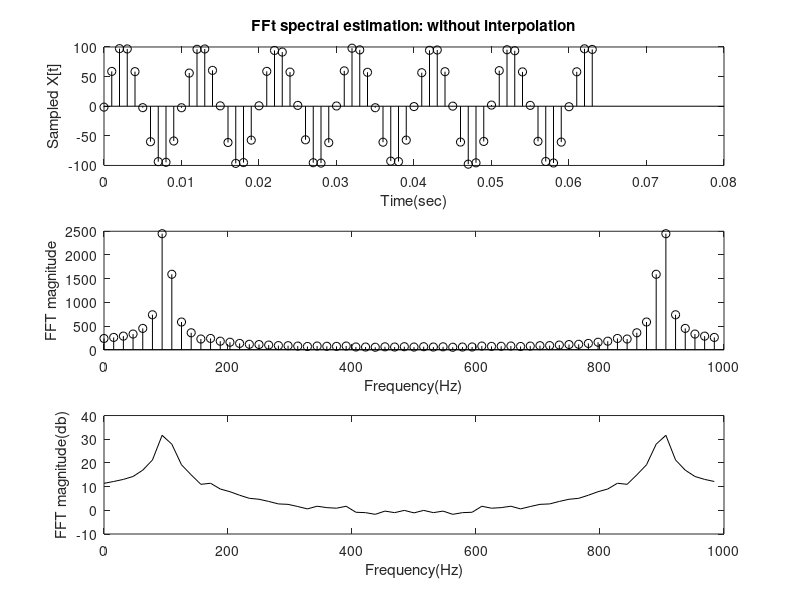
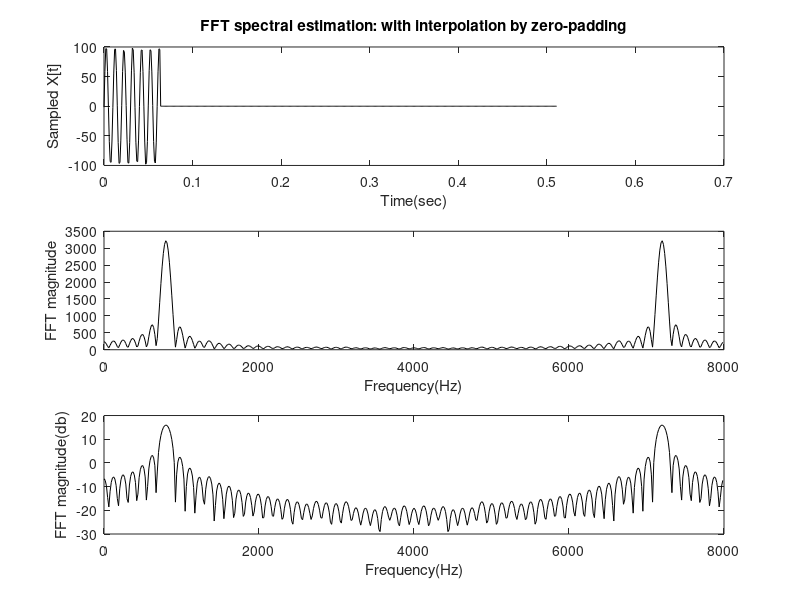
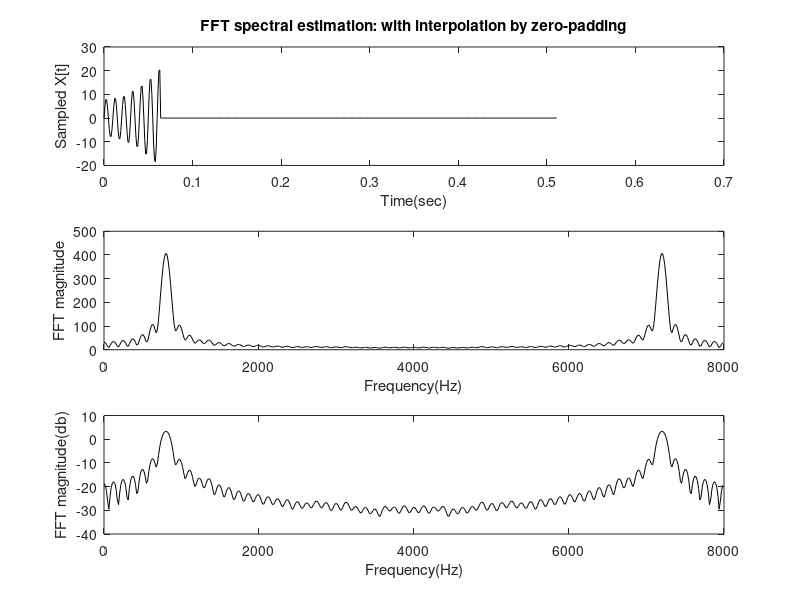
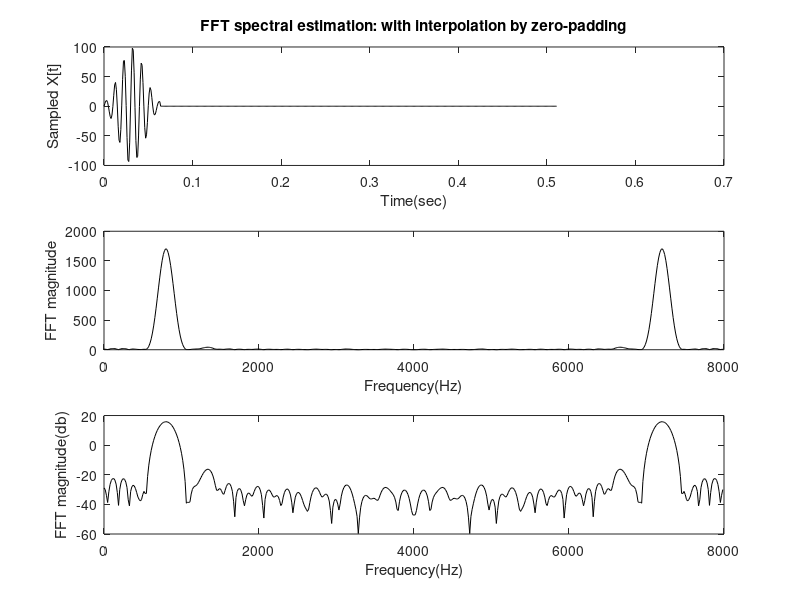

Here is the MATLAB script that generated these plots, in order:
%Sebastian Van der Borght 4meii2 A5

%variabelen
A1 = 100;
f1 = 100;
A2 = 2;
f2 = 164.25;
n = 64;
npad = 512;
zpad = (0:(npad-n-1));
fs = 1000;
ts = 1/fs;
t = (0:(n-1))*ts;
df = (0:(n-1))*fs/n;
tpad = (0:(npad-1))*ts;
dfpad = (0:(npad-1))*fs/n;

%golfvorm in discrete tijdsdomein
xn = (A1*sin(2*pi*f1*t))+(A2*sin(2*pi*f2*t))+ randn(size(t));

%plot van golfvorm in discrete tijdsdomein
figure(1)
subplot(3,1,1)
stem(t, xn, 'k');
title('FFt spectral estimation: without interpolation');
xlabel('Time(sec)'), ylabel('Sampled X[t]')

%plot van golfvorm na fft met boxcar window
subplot(3,1,2)
stem(df, abs(fft(rectwin(n).*xn')), 'k');
xlabel('Frequency(Hz)'), ylabel('FFT magnitude')

%plot van PSD
subplot(3,1,3)
plot(df, 20*log10(abs(fft(rectwin(n).*xn')/sum(rectwin(n)))), 'k');
xlabel('Frequency(Hz)'), ylabel('FFT magnitude(db)')

%golfvorm met zeropadding
xnpad = [xn zeros(size(zpad))];

%plot van zero padded golfvorm
figure(2)
subplot(3,1,1)
plot(tpad, xnpad, 'k');
title('FFT spectral estimation: with interpolation by zero-padding');
xlabel('Time(sec)'), ylabel('Sampled X[t]')

%plot fft van zero padded golfvorm met bocar window
subplot(3,1,2)
plot(dfpad, abs(fft(rectwin(npad).*xnpad')), 'k');
xlabel('Frequency(Hz)'), ylabel('FFT magnitude')

%plot PSD van zero padded golfvorm met boxcar window
subplot(3,1,3)
plot(dfpad, 20*log10(abs(fft(rectwin(npad).*xnpad')/sum(rectwin(npad)))), 'k');
xlabel('Frequency(Hz)'), ylabel('FFT magnitude(db)')

%hamming window op zero padded signaal
windowpad = hamming(npad).*xnpad';

%plot van hamming window op zero padded signaal
figure(3)
subplot(3,1,1)
plot(tpad, windowpad, 'k');
title('FFT spectral estimation: with interpolation by zero-padding');
xlabel('Time(sec)'), ylabel('Sampled X[t]')

%plot van fft op zero padded signaal met hamming window
subplot(3,1,2)
plot(dfpad, abs(fft(windowpad)),'k');
xlabel('Frequency(Hz)'), ylabel('FFT magnitude')

%plot van PSD van zero padded signaal met hamming window
subplot(3,1,3)
plot(dfpad, 20*log10(abs(fft(windowpad)/sum(hamming(npad)))), 'k');
xlabel('Frequency(Hz)'), ylabel('FFT magnitude(db)')

%hamming window op xn
window = hamming(n).*xn';

%golfvorm zero padding na hamming window
xnpad = [window' zeros(size(zpad))];

%plot van hamming window op xn en dan zero padding
figure(4)
subplot(3,1,1)
plot(tpad, xnpad, 'k');
title('FFT spectral estimation: with interpolation by zero-padding');
xlabel('Time(sec)'), ylabel('Sampled X[t]')

%plot fft van xn met hamming window en dan zero padding
subplot(3,1,2)
plot(dfpad, abs(fft(xnpad)),'k');
xlabel('Frequency(Hz)'), ylabel('FFT magnitude')

%plot PSD van xn met hamming window en dan zero padding
subplot(3,1,3)
plot(dfpad, 20*log10(abs(fft(xnpad)/sum(hamming(npad)))), 'k');
xlabel('Frequency(Hz)'), ylabel('FFT magnitude(db)')
